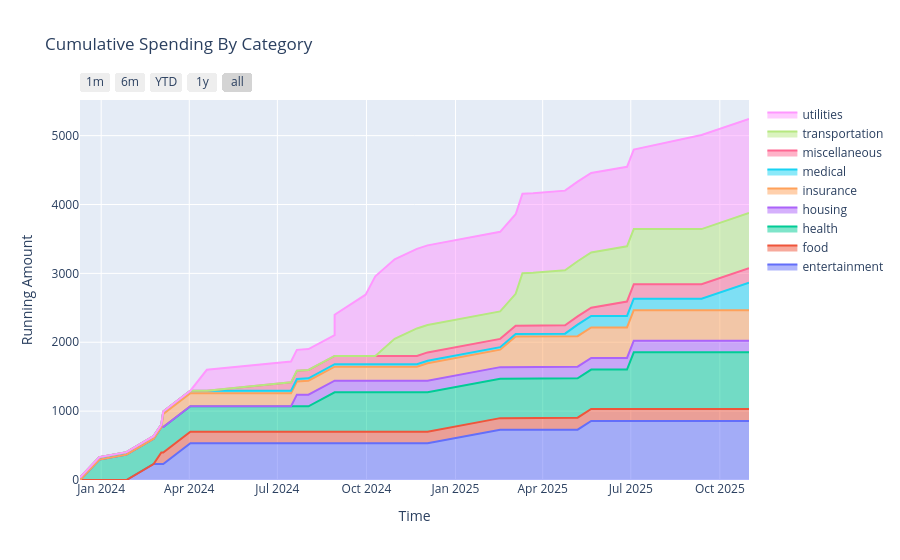

The code cell stored with this chart in its notebook:
### Code cell
area_df = pd.read_sql_query(f'''
                            SELECT Purchases.TimeDate, Purchases.Category, Purchases.Subcategory, Payments.Amount 
                            FROM Purchases
                            JOIN Payments ON Purchases.PaymentID = Payments.PaymentID
                            WHERE UserID = {userid}
                            ORDER BY Purchases.TimeDate
                            ''', conn)

area_df["runningAmount"] = area_df.sort_values("TimeDate") \
                         .groupby("Category")["Amount"] \
                         .cumsum()

pivoted_area_df = area_df.pivot_table(
    index="TimeDate",
    columns="Category",
    values="runningAmount",
    aggfunc="last"
)

pivoted_area_df = pivoted_area_df.ffill()

pivoted_area_df.head()

fig = go.Figure()

for category in pivoted_area_df.columns:
    fig.add_trace(
        go.Scatter(
            x=pivoted_area_df.index,
            y=pivoted_area_df[category],
            mode="lines",
            stackgroup="one",
            name=category
        )
    )

fig.update_layout(
    title="Cumulative Spending By Category",
    xaxis_title="Time",
    yaxis_title="Running Amount",
    hovermode="x unified",
    xaxis=dict(
        rangeselector=dict(
            buttons=list([
                dict(count=1,
                     label="1m",
                     step="month",
                     stepmode="backward"),
                dict(count=6,
                     label="6m",
                     step="month",
                     stepmode="backward"),
                dict(count=1,
                     label="YTD",
                     step="year",
                     stepmode="todate"),
                dict(count=1,
                     label="1y",
                     step="year",
                     stepmode="backward"),
                dict(step="all")
            ])
        ),
    )
)

fig.show()
